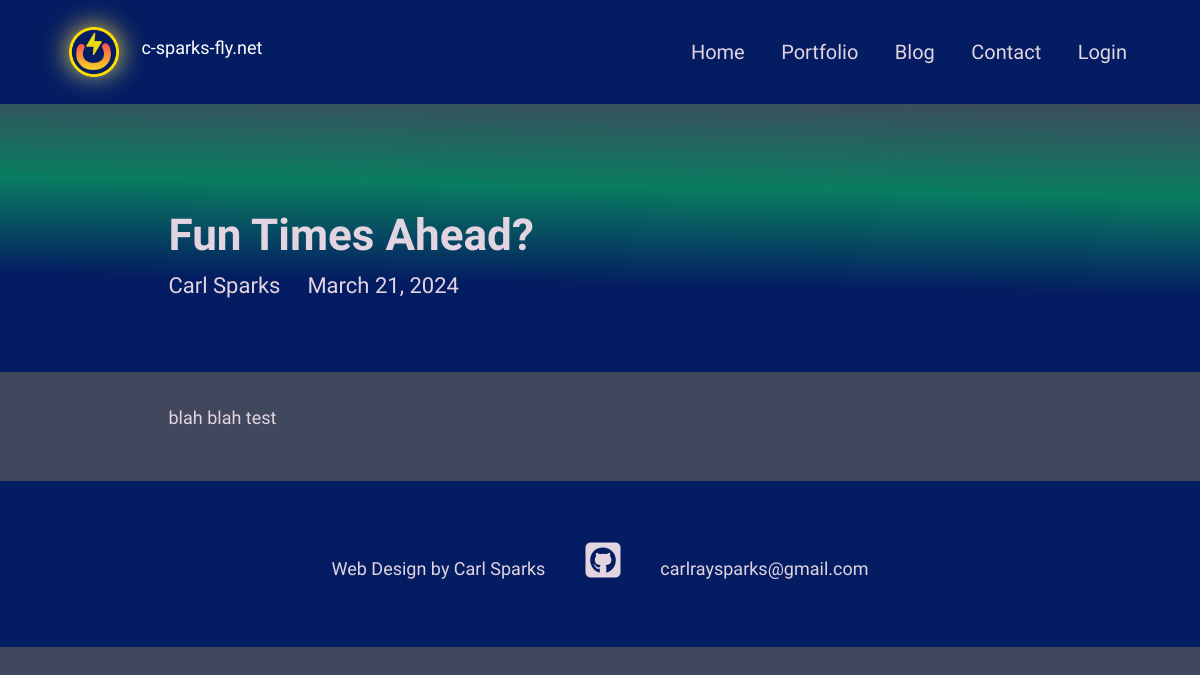
The app's page /blog/fun-times-ahead with its own data.
### main/models.py (models this page shows, shortened)
class Blog(models.Model):
    class Meta:
        ordering = ["-timestamp"]
    timestamp = models.DateTimeField(default=timezone.now)
    author = models.CharField(max_length=200, blank=True, null=True)
    name = models.CharField(max_length=200, blank=True, null=True)
    description = models.CharField(max_length=500, blank=True, null=True)
    body = SummernoteTextField(blank=True, null=True)
    slug = models.SlugField(null=True, blank=True)
    image = models.ImageField(upload_to='dir_on_cloudinary', blank=True)
    is_active = models.BooleanField(default=True)

### main/views.py (the view)
# urls.py: path('blog/<slug:slug>', views.BlogDetailView.as_view(), name="blog"),
class BlogDetailView(DetailView):
    model = Blog
    template_name = "main/blog-detail.html"
    def get_queryset(self):
        return Blog.objects.filter(slug=self.kwargs['slug'], is_active=True)
    def get_object(self):
        queryset = self.get_queryset()
        obj = get_object_or_404(queryset)
        return obj

### portfolio/context_processors.py (called while the page is built)
def project_context(request):
    context = {
        'me': User.objects.first(),
    }
    return context

### main/templates/main/blog-detail.html (shortened to what this page needs)
{% extends 'main/base.html' %}
{% load static %}
{% block content %}
<section>
  <div class="innerPageBannerCol weather-card">
    <div class="container mt-4">
      <div class="row g-4 g-md-3  align-items-center">
        <div class="col-md-6">
          <div class="bannerContent">
            <h1 class="xlTitle">{{object.name|title}}</h1>
          </div>
        </div>
      </div>
      <div class="row">
        <div class="col-md-auto">
          <div class="authorCol">
            <h4 class="smTitle pb-1">{{object.author|title}}</h4>
          </div>
        </div>
        <div class="col-md">
          <h4 class="smTitle pb-1">{{object.timestamp.date}}</h4>
        </div>
      </div>
    </div>
  </div>
</section>
<section>
  <div class="sectionSpaceSm">
    <div class="container">
      {{ object.body|safe }}
    </div>
  </div>
</section>
{% endblock %}

### static/css/style.css (style rules this page uses)
:root { --primaryColor: #9C07B6; --primaryDarkColor: #3D0048; --primaryHoverColor: #900AA8; --secondaryColor: #097d60; --baseColor: #041d62; --contentColor: #e3f4f5; --terminalColor: #41485d ; --baseFont: "MuseoModerno", sans-serif; --titleFont: "Audiowide", sans-serif; --contentFont: "Electrolize", sans-serif; --regular: 400; --medium: 500; --bold: 700; --black: 900; --lightBg: #e2d4e0; --lighterBg: #6d7273; --weather-1: #094b44; --weather-2: #134a43; --weather-3: #103d51; --weather-4: #2e3a51; --weather-5: #41485d ; --solar-1: #f1f69a; --solar-2: #f8e624; --solar-3: #fac85c; font-size:18px; }
html { scroll-behavior: smooth; }
body { font-family: var(--contentFont); color: var(--lightBg); line-height: normal; background-color: var(--terminalColor); }
section { overflow-x: hidden; }
.weather-card { width: 100vw; background-color: var(--secondaryColor); inset: 0; background: linear-gradient( var(--gradient-angle), var(--baseColor), var(--baseColor), var(--secondaryColor), var(--weather-5), var(--weather-5)); animation: rotation 20s linear infinite; }
.weather-card::after { filter: blur(2.5rem); }
.xlTitle { font-size: 44px; line-height: 1.3; font-weight: var(--bold); font-family: var(--titleFont) }
.smTitle { font-size: 22px; line-height: normal; font-weight: var(--regular); font-family: var(--titleFont) }
.sectionSpaceSm { padding: 35px 0; }
.innerPageBannerCol { padding: 180px 0 60px; }
@media (min-width:992px) { .container, .container-lg, .container-md, .container-sm, .container-xl, .container-xxl { max-width: 890px; } }

### records on screen
Blog: name "Fun Times Ahead?", author "Carl Sparks", timestamp "March 21, 2024", body "blah blah test"
